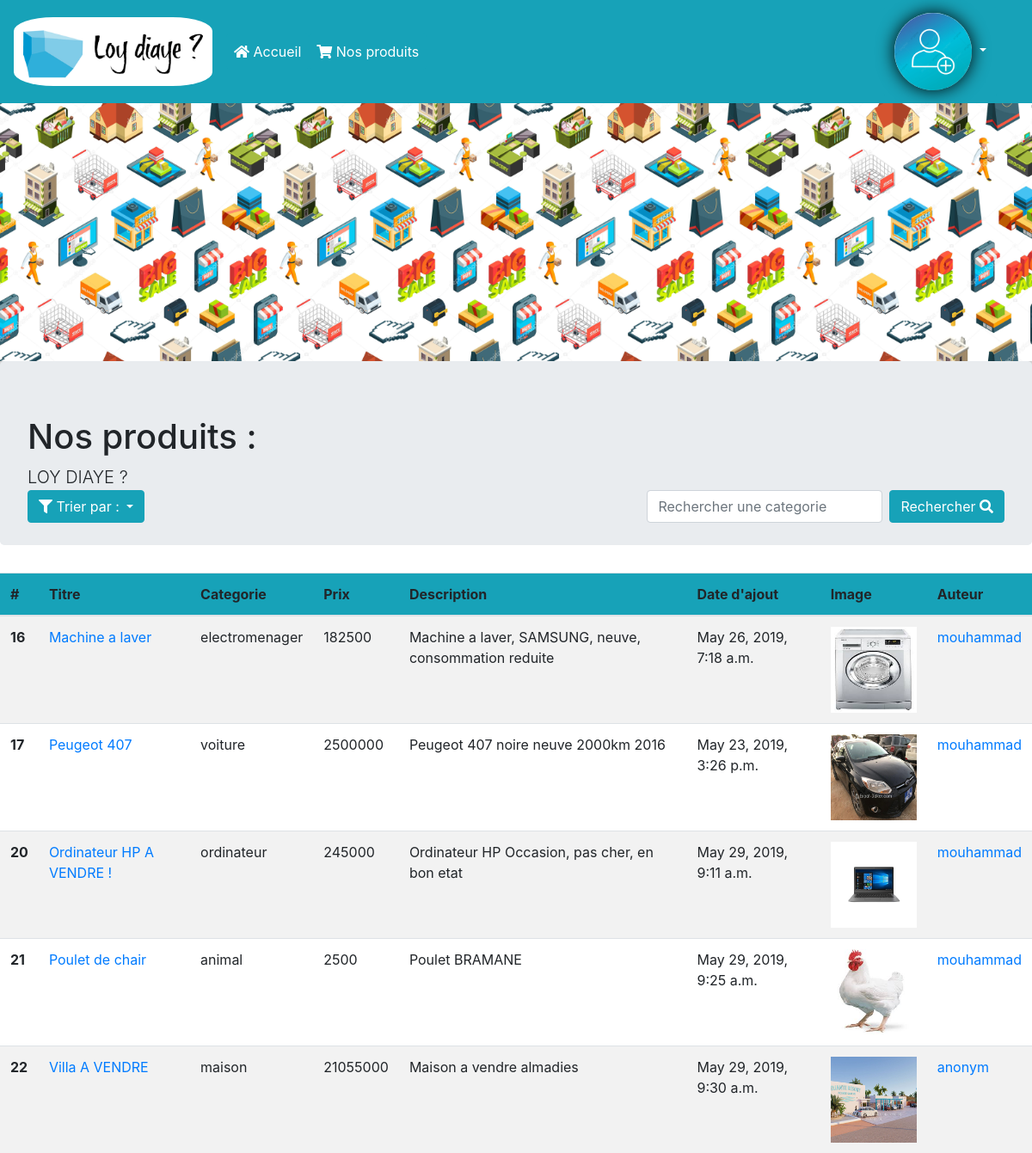
The app's page /read/ with its own data.
### admin_app/models.py (models this page shows, shortened)
class Annonce(models.Model):
    titre=models.CharField(max_length=100)
    photo=models.ImageField()
    categorie=models.CharField(
        max_length=100, choices=CATEGORIE, default='Categorie')
    prix=models.IntegerField()
    description=models.TextField()
    date_ajout=models.DateTimeField(auto_now_add=True)
    user = models.ForeignKey(User, on_delete=models.CASCADE)

### admin_app/views.py (the view)
# urls.py: path('read/', afficherAnnonce, name='read'),
def afficherAnnonce(request):
    if(request.method == 'POST'):
        recherche = request.POST['recherche']
        annonces = Annonce.objects.filter(categorie=recherche)
        if(annonces):
            return render(request, 'admin_app/read.html', {'annonces': annonces})
        else:
            messages.warning(request, "Une telle categorie n'existe pas")
            return render(request, 'admin_app/read.html')
    else:
        annonces = Annonce.objects.all()
        return render(request, 'admin_app/read.html', {'annonces': annonces})

### admin_app/templates/admin_app/read.html (shortened to what this page needs)
{% extends 'admin_app/base.html' %}
{% block content %}
{% include 'admin_app/nav.html' %}
<div class="banner"></div>
    <div class="jumbotron">
        <h1>Nos produits :</h1>
        <div class="lead">LOY DIAYE ?</div>
        <div class="btn-group" style="float:left;">
            <button class="btn btn-info btn-md dropdown-toggle" type="button" data-toggle="dropdown" aria-haspopup="true"
                aria-expanded="false">
                <i class="fas fa-filter"></i> Trier par :
            </button>
        </div>
        <form method="POST" class="form-inline my-2 my-lg-0" style="float:right;">
            <input name="recherche" class="form-control mr-sm-2" type="search" placeholder="Rechercher une categorie" aria-label="Rechercher">
            <button class="btn btn-info my-2 my-sm-0" type="submit">Rechercher <i class="fas fa-search"></i></button>
        </form>
    </div>
    {% if annonces %}
    <table class="table table-hover table-striped {% if user.username == 'mouhammad' %} table-responsive {% endif %} ">
        <thead>
            <tr>
                <th scope="col">#</th>
                <th scope="col">Titre</th>
                <th scope="col">Categorie</th>
                <th scope="col">Prix</th>
                <th scope="col">Description</th>
                <th scope="col">Date d'ajout</th>
                <th scope="col">Image</th>
                <th scope="col">Auteur</th>
            </tr>
        </thead>
        <tbody>
            {% for annonce in annonces %}
            <tr>
                <th scope="row">{{ annonce.id }}</th>
                <td><a href="{% url 'detail' annonce.id %}">{{ annonce.titre }}</a></td>
                <td>{{ annonce.categorie }}</td>
                <td>{{ annonce.prix }}</td>
                <td>{{ annonce.description }}</td>
                <td>{{ annonce.date_ajout }}</td>
                <td> <img src="{{ annonce.photo.url }}" width="100" height="100" alt="no_image_yet"></td>
                <td><a href="{% url 'profile' annonce.user.id %}">{{ annonce.user.username }}</a></td>
            </tr>
            {% endfor %}
        </tbody>
    </table>
    {% endif %}
{% endblock %}

### admin_app/templates/admin_app/base.html (shortened to what this page needs)
{% load static %}
<!doctype html>
<html lang="en">
<head>
    <link rel="stylesheet" href="https://maxcdn.bootstrapcdn.com/bootstrap/4.0.0/css/bootstrap.min.css"
>
    <link rel="stylesheet" href="{% static 'css/style.css' %}">
    <link rel="stylesheet" href="https://use.fontawesome.com/releases/v5.8.2/css/all.css"
>
</head>
<body>
    {% block content %} {% endblock %}
</body>
</html>

### admin_app/templates/admin_app/nav.html (shortened to what this page needs)
{% load static %}
<nav class="navbar navbar-dark bg-info navbar-lg navbar-expand-lg ">
        <a class="navbar-brand" href="#"><img src="{% static 'images/loy_diaye3.png' %}" alt="no_image_yet" height="80"></a>
        <div class="collapse navbar-collapse" id="navbarSupportedContent">
            <ul class="navbar-nav mr-auto">
                <li class="nav-item active">
                    <a type="button" class="nav-link btn btn-info" href="{% url 'index' %}"><i class="fas fa-home"></i> Accueil</a>
                </li>
                <li class="nav-item active">
                    <a type="button" class="nav-link btn btn-info" class="nav-link" href="{% url 'read' %}"><i class="fas fa-shopping-cart"></i> Nos produits</a>
                </li>
            </ul>
        </div>
        <div class="btn-group mr-4 d-sm">
            <button type="button" class="btn btn-info dropdown-toggle" data-toggle="dropdown" aria-haspopup="true"
                aria-expanded="false">
                {% if not user.is_authenticated %}
                <img class="log-img" src="{% static 'images/account1.jpg' %}">
                {% else %}
                <img class="log-img" src="{{ user.profile.photo.url }}" width="80" height="80">
                {% endif %}
            </button>
        </div>
    </nav>

### admin_app/static/css/style.css (style rules this page uses)
* { box-sizing: border-box; }
.navbar-collapse { min-height: 85px; height: auto !important; }
.navbar-brand > img { border-radius: 20%; }
.banner { height: 300px; background-image: url("../images/bg2_.jpg"); background-size: contain; box-shadow: 0px 8px 15px #999999; }
html { height: 100%; }
body { overflow-x: hidden; height: 100%; }
thead { background-color:#17a2b8; }
.log-img { border-radius: 50px; box-shadow: 0px 0px 20px black; width: 90px; height:90px; }
.jumbotron { z-index: -1; }

### records on screen
Annonce: id "16", titre "Machine a laver", categorie "electromenager", prix "182500", description "Machine a laver, SAMSUNG, neuve, consommation reduite", date_ajout "May 26, 2019, 7:18 a.m.", photo (picture), user.username "mouhammad"
Annonce: id "17", titre "Peugeot 407", categorie "voiture", prix "2500000", description "Peugeot 407 noire neuve 2000km 2016", date_ajout "May 23, 2019, 3:26 p.m.", photo (picture), user.username "mouhammad"
Annonce: id "20", titre "Ordinateur HP A VENDRE !", categorie "ordinateur", prix "245000", description "Ordinateur HP Occasion, pas cher, en bon etat", date_ajout "May 29, 2019, 9:11 a.m.", photo (picture), user.username "mouhammad"
Annonce: id "21", titre "Poulet de chair", categorie "animal", prix "2500", description "Poulet BRAMANE", date_ajout "May 29, 2019, 9:25 a.m.", photo (picture), user.username "mouhammad"
Annonce: id "22", titre "Villa A VENDRE", categorie "maison", prix "21055000", description "Maison a vendre almadies", date_ajout "May 29, 2019, 9:30 a.m.", photo (picture), user.username "anonym"
